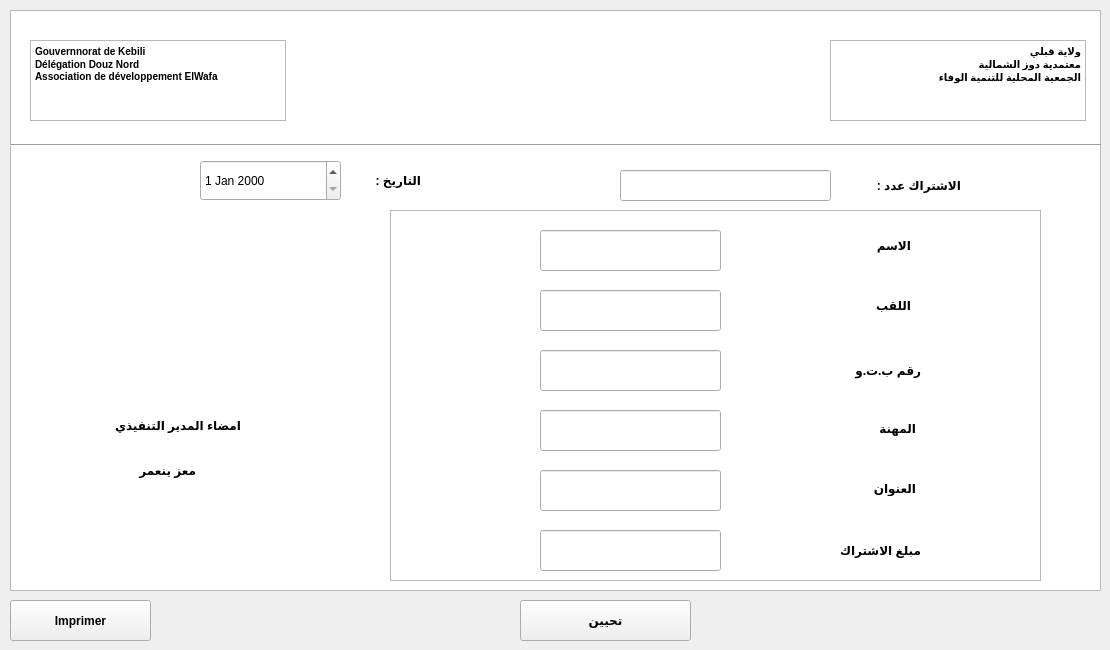
    <widget class="QWidget" name="abonnement">
     <attribute name="title">
      <string>abonnement</string>
     </attribute>
     <widget class="QLabel" name="label_9">
      <property name="geometry">
       <rect>
        <x>870</x>
        <y>170</y>
        <width>91</width>
        <height>31</height>
       </rect>
      </property>
      <property name="font">
       <font>
        <weight>75</weight>
        <bold>true</bold>
       </font>
      </property>
      <property name="text">
       <string>الاشتراك عدد :</string>
      </property>
     </widget>
     <widget class="QLabel" name="label_10">
      <property name="geometry">
       <rect>
        <x>350</x>
        <y>160</y>
        <width>71</width>
        <height>41</height>
       </rect>
      </property>
      <property name="font">
       <font>
        <weight>75</weight>
        <bold>true</bold>
       </font>
      </property>
      <property name="text">
       <string>التاريخ :</string>
      </property>
     </widget>
     <widget class="QPushButton" name="pdf1">
      <property name="geometry">
       <rect>
        <x>10</x>
        <y>600</y>
        <width>141</width>
        <height>41</height>
       </rect>
      </property>
      <property name="font">
       <font>
        <weight>75</weight>
        <bold>true</bold>
       </font>
      </property>
      <property name="cursor">
       <cursorShape>CrossCursor</cursorShape>
      </property>
      <property name="styleSheet">
       <string notr="true">border-color: rgb(170, 0, 0);
</string>
      </property>
      <property name="text">
       <string>Imprimer</string>
      </property>
     </widget>
     <widget class="QLineEdit" name="id_abo">
      <property name="geometry">
       <rect>
        <x>620</x>
        <y>170</y>
        <width>211</width>
        <height>31</height>
       </rect>
      </property>
      <property name="styleSheet">
       <string notr="true">border-color: noir;</string>
      </property>
     </widget>
     <widget class="QGraphicsView" name="graphicsView">
      <property name="geometry">
       <rect>
        <x>10</x>
        <y>10</y>
        <width>1091</width>
        <height>581</height>
       </rect>
      </property>
      <property name="cursor" stdset="0">
       <cursorShape>ArrowCursor</cursorShape>
      </property>
      <property name="styleSheet">
       <string notr="true"/>
      </property>
     </widget>
     <widget class="QWidget" name="widgettop" native="true">
      <property name="geometry">
       <rect>
        <x>20</x>
        <y>20</y>
        <width>1071</width>
        <height>121</height>
       </rect>
      </property>
      <property name="cursor">
       <cursorShape>PointingHandCursor</cursorShape>
      </property>
      <property name="styleSheet">
       <string notr="true">image: url(:/Nouveau dossier (2)/nihed/logo.png);
border-color: noir;
border-bottom-color: noir;</string>
      </property>
      <widget class="QTextBrowser" name="textBrowser">
       <property name="geometry">
        <rect>
         <x>10</x>
         <y>20</y>
         <width>256</width>
         <height>81</height>
        </rect>
       </property>
       <property name="html">
        <string>&lt;!DOCTYPE HTML PUBLIC &quot;-//W3C//DTD HTML 4.0//EN&quot; &quot;http://www.w3.org/TR/REC-html40/strict.dtd&quot;&gt;
&lt;html&gt;&lt;head&gt;&lt;meta name=&quot;qrichtext&quot; content=&quot;1&quot; /&gt;&lt;style type=&quot;text/css&quot;&gt;
p, li { white-space: pre-wrap; }
&lt;/style&gt;&lt;/head&gt;&lt;body style=&quot; font-family:'MS Shell Dlg 2'; font-size:7.8pt; font-weight:400; font-style:normal;&quot;&gt;
&lt;p style=&quot; margin-top:0px; margin-bottom:0px; margin-left:0px; margin-right:0px; -qt-block-indent:0; text-indent:0px;&quot;&gt;&lt;span style=&quot; font-family:'MS Shell Dlg 2'; font-weight:600;&quot;&gt;Gouvernnorat de Kebili&lt;/span&gt;&lt;/p&gt;
&lt;p style=&quot; margin-top:0px; margin-bottom:0px; margin-left:0px; margin-right:0px; -qt-block-indent:0; text-indent:0px;&quot;&gt;&lt;span style=&quot; font-family:'MS Shell Dlg 2'; font-weight:600;&quot;&gt;Délégation Douz Nord &lt;br /&gt;Association de développement ElWafa&lt;/span&gt;&lt;/p&gt;&lt;/body&gt;&lt;/html&gt;</string>
       </property>
      </widget>
      <widget class="QTextBrowser" name="textBrowser_2">
       <property name="geometry">
        <rect>
         <x>810</x>
         <y>20</y>
         <width>256</width>
         <height>81</height>
        </rect>
       </property>
       <property name="html">
        <string>&lt;!DOCTYPE HTML PUBLIC &quot;-//W3C//DTD HTML 4.0//EN&quot; &quot;http://www.w3.org/TR/REC-html40/strict.dtd&quot;&gt;
&lt;html&gt;&lt;head&gt;&lt;meta name=&quot;qrichtext&quot; content=&quot;1&quot; /&gt;&lt;style type=&quot;text/css&quot;&gt;
p, li { white-space: pre-wrap; }
&lt;/style&gt;&lt;/head&gt;&lt;body style=&quot; font-family:'MS Shell Dlg 2'; font-size:7.8pt; font-weight:400; font-style:normal;&quot;&gt;
&lt;p align=&quot;right&quot; style=&quot; margin-top:0px; margin-bottom:0px; margin-left:0px; margin-right:0px; -qt-block-indent:0; text-indent:0px;&quot;&gt;&lt;span style=&quot; font-family:'MS Shell Dlg 2'; font-weight:600;&quot;&gt;ولاية قبلي&lt;/span&gt;&lt;/p&gt;
&lt;p align=&quot;right&quot; style=&quot; margin-top:0px; margin-bottom:0px; margin-left:0px; margin-right:0px; -qt-block-indent:0; text-indent:0px;&quot;&gt;&lt;span style=&quot; font-family:'MS Shell Dlg 2'; font-weight:600;&quot;&gt;معتمدية دوز الشمالية&lt;/span&gt;&lt;/p&gt;
&lt;p align=&quot;right&quot; style=&quot; margin-top:0px; margin-bottom:0px; margin-left:0px; margin-right:0px; -qt-block-indent:0; text-indent:0px;&quot;&gt;&lt;span style=&quot; font-family:'MS Shell Dlg 2'; font-weight:600;&quot;&gt;الجمعية المحلية للتنمية الوفاء&lt;/span&gt;&lt;/p&gt;&lt;/body&gt;&lt;/html&gt;</string>
       </property>
      </widget>
     </widget>
     <widget class="Line" name="line">
      <property name="geometry">
       <rect>
        <x>10</x>
        <y>130</y>
        <width>1091</width>
        <height>31</height>
       </rect>
      </property>
      <property name="orientation">
       <enum>Qt::Horizontal</enum>
      </property>
     </widget>
     <widget class="QTableView" name="tableView_2">
      <property name="geometry">
       <rect>
        <x>390</x>
        <y>210</y>
        <width>651</width>
        <height>371</height>
       </rect>
      </property>
     </widget>
     <widget class="QDateEdit" name="dateEdit">
      <property name="geometry">
       <rect>
        <x>200</x>
        <y>160</y>
        <width>141</width>
        <height>41</height>
       </rect>
      </property>
     </widget>
     <widget class="QLabel" name="label_19">
      <property name="geometry">
       <rect>
        <x>60</x>
        <y>410</y>
        <width>181</width>
        <height>31</height>
       </rect>
      </property>
      <property name="font">
       <font>
        <pointsize>9</pointsize>
        <weight>75</weight>
        <bold>true</bold>
       </font>
      </property>
      <property name="text">
       <string>امضاء المدير التنفيذي </string>
      </property>
     </widget>
     <widget class="QLabel" name="label_20">
      <property name="geometry">
       <rect>
        <x>115</x>
        <y>460</y>
        <width>81</width>
        <height>20</height>
       </rect>
      </property>
      <property name="font">
       <font>
        <weight>75</weight>
        <bold>true</bold>
       </font>
      </property>
      <property name="text">
       <string>معز ينعمر</string>
      </property>
     </widget>
     <widget class="QPushButton" name="valider_abo">
      <property name="geometry">
       <rect>
        <x>520</x>
        <y>600</y>
        <width>171</width>
        <height>41</height>
       </rect>
      </property>
      <property name="font">
       <font>
        <weight>75</weight>
        <bold>true</bold>
       </font>
      </property>
      <property name="text">
       <string>تحيين</string>
      </property>
     </widget>
     <widget class="QLineEdit" name="prenom_abo">
      <property name="geometry">
       <rect>
        <x>540</x>
        <y>290</y>
        <width>181</width>
        <height>41</height>
       </rect>
      </property>
     </widget>
     <widget class="QLineEdit" name="nom_abo">
      <property name="geometry">
       <rect>
        <x>540</x>
        <y>230</y>
        <width>181</width>
        <height>41</height>
       </rect>
      </property>
     </widget>
     <widget class="QLineEdit" name="adresse_abo">
      <property name="geometry">
       <rect>
        <x>540</x>
        <y>470</y>
        <width>181</width>
        <height>41</height>
       </rect>
      </property>
     </widget>
     <widget class="QLineEdit" name="cin_abo">
      <property name="geometry">
       <rect>
        <x>540</x>
        <y>350</y>
        <width>181</width>
        <height>41</height>
       </rect>
      </property>
     </widget>
     <widget class="QLineEdit" name="metier_abo">
      <property name="geometry">
       <rect>
        <x>540</x>
        <y>410</y>
        <width>181</width>
        <height>41</height>
       </rect>
      </property>
     </widget>
     <widget class="QLabel" name="label_26">
      <property name="geometry">
       <rect>
        <x>840</x>
        <y>290</y>
        <width>71</width>
        <height>31</height>
       </rect>
      </property>
      <property name="font">
       <font>
        <weight>75</weight>
        <bold>true</bold>
       </font>
      </property>
      <property name="text">
       <string>اللقب</string>
      </property>
     </widget>
     <widget class="QLabel" name="label_24">
      <property name="geometry">
       <rect>
        <x>820</x>
        <y>540</y>
        <width>101</width>
        <height>21</height>
       </rect>
      </property>
      <property name="font">
       <font>
        <weight>75</weight>
        <bold>true</bold>
       </font>
      </property>
      <property name="text">
       <string>مبلغ الاشتراك</string>
      </property>
     </widget>
     <widget class="QLabel" name="label_21">
      <property name="geometry">
       <rect>
        <x>830</x>
        <y>360</y>
        <width>91</width>
        <height>21</height>
       </rect>
      </property>
      <property name="font">
       <font>
        <weight>75</weight>
        <bold>true</bold>
       </font>
      </property>
      <property name="text">
       <string>رقم ب.ت.و</string>
      </property>
     </widget>
     <widget class="QLabel" name="label_23">
      <property name="geometry">
       <rect>
        <x>860</x>
        <y>420</y>
        <width>56</width>
        <height>16</height>
       </rect>
      </property>
      <property name="font">
       <font>
        <weight>75</weight>
        <bold>true</bold>
       </font>
      </property>
      <property name="text">
       <string>المهنة</string>
      </property>
     </widget>
     <widget class="QLabel" name="label_25">
      <property name="geometry">
       <rect>
        <x>830</x>
        <y>230</y>
        <width>81</width>
        <height>31</height>
       </rect>
      </property>
      <property name="font">
       <font>
        <weight>75</weight>
        <bold>true</bold>
       </font>
      </property>
      <property name="text">
       <string>الاسم</string>
      </property>
     </widget>
     <widget class="QLabel" name="label_22">
      <property name="geometry">
       <rect>
        <x>860</x>
        <y>480</y>
        <width>56</width>
        <height>16</height>
       </rect>
      </property>
      <property name="font">
       <font>
        <weight>75</weight>
        <bold>true</bold>
       </font>
      </property>
      <property name="text">
       <string>العنوان</string>
      </property>
     </widget>
     <widget class="QLineEdit" name="montant_abo_abo">
      <property name="geometry">
       <rect>
        <x>540</x>
        <y>530</y>
        <width>181</width>
        <height>41</height>
       </rect>
      </property>
     </widget>
     <zorder>graphicsView</zorder>
     <zorder>pdf1</zorder>
     <zorder>widgettop</zorder>
     <zorder>label_9</zorder>
     <zorder>id_abo</zorder>
     <zorder>label_10</zorder>
     <zorder>line</zorder>
     <zorder>tableView_2</zorder>
     <zorder>dateEdit</zorder>
     <zorder>label_19</zorder>
     <zorder>label_20</zorder>
     <zorder>valider_abo</zorder>
     <zorder>prenom_abo</zorder>
     <zorder>nom_abo</zorder>
     <zorder>adresse_abo</zorder>
     <zorder>cin_abo</zorder>
     <zorder>metier_abo</zorder>
     <zorder>label_26</zorder>
     <zorder>label_24</zorder>
     <zorder>label_21</zorder>
     <zorder>label_23</zorder>
     <zorder>label_25</zorder>
     <zorder>label_22</zorder>
     <zorder>montant_abo_abo</zorder>
    </widget>
